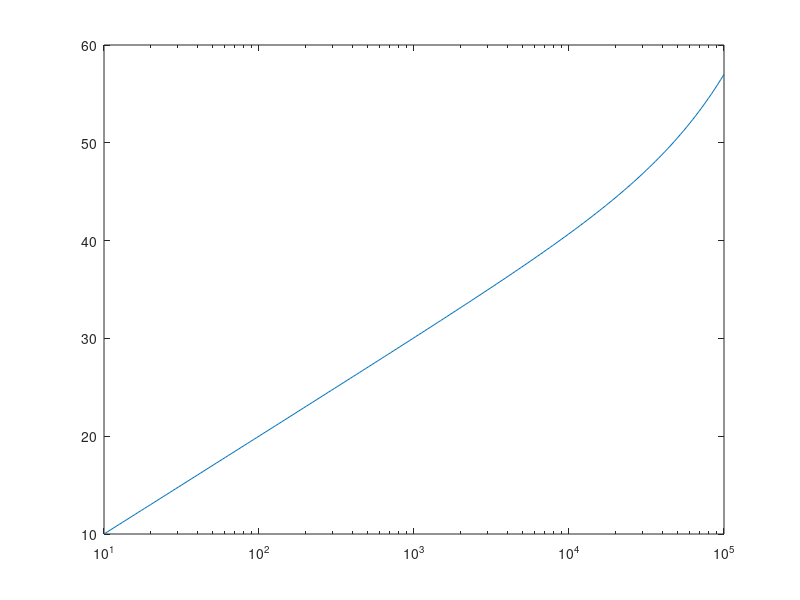

Recreate this plot in MATLAB. (Note: this script raises an error after producing the figure.)
% Пассивный сонар
% SL − TL − (NL − DI) ≥ DT

SLp = 180; DI = 20;
DT = 5;
TLmax = SLp - (60 - DI + DT);
r = logspace(1, 5, 200);
TLc = 10*log10(r) + 0.07*r/1000;
figure;
semilogx(r, TLc);
hold on;
yline(TLmax, 'r--');
hold off;
title('Passive sonar budget'); xlabel('r м'); ylabel('TL дБ'); grid on;

%{
@play
{
 "title": "Passive sonar",
 "groups": [
  {
   "name": "Budget",
   "controls": [
    {
     "var": "SLp",
     "label": "Target SL dB",
     "min": 150,
     "max": 200,
     "step": 5,
     "default": 180
    },
    {
     "var": "DI",
     "label": "DI dB",
     "min": 5,
     "max": 30,
     "step": 5,
     "default": 20
    }
   ]
  }
 ]
}
%}
